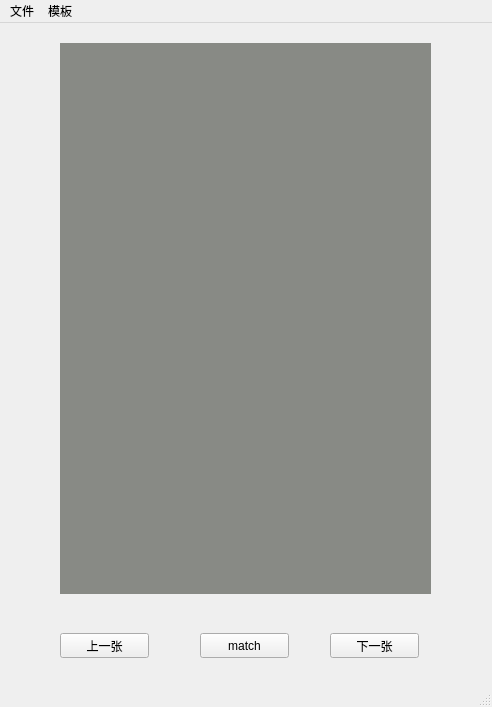
<?xml version="1.0" encoding="UTF-8"?>
<ui version="4.0">
 <class>MainWindow</class>
 <widget class="QMainWindow" name="MainWindow">
  <property name="geometry">
   <rect>
    <x>0</x>
    <y>0</y>
    <width>492</width>
    <height>707</height>
   </rect>
  </property>
  <property name="windowTitle">
   <string>MainWindow</string>
  </property>
  <widget class="QWidget" name="centralwidget">
   <widget class="QPushButton" name="next_image">
    <property name="geometry">
     <rect>
      <x>330</x>
      <y>610</y>
      <width>89</width>
      <height>25</height>
     </rect>
    </property>
    <property name="text">
     <string>下一张</string>
    </property>
   </widget>
   <widget class="QPushButton" name="last_image">
    <property name="geometry">
     <rect>
      <x>60</x>
      <y>610</y>
      <width>89</width>
      <height>25</height>
     </rect>
    </property>
    <property name="text">
     <string>上一张</string>
    </property>
   </widget>
   <widget class="QPushButton" name="match">
    <property name="geometry">
     <rect>
      <x>200</x>
      <y>610</y>
      <width>89</width>
      <height>25</height>
     </rect>
    </property>
    <property name="text">
     <string>match</string>
    </property>
   </widget>
   <widget class="QLabel" name="image_object">
    <property name="geometry">
     <rect>
      <x>60</x>
      <y>20</y>
      <width>371</width>
      <height>551</height>
     </rect>
    </property>
    <property name="styleSheet">
     <string notr="true">background-color: rgb(136, 138, 133);</string>
    </property>
    <property name="text">
     <string/>
    </property>
   </widget>
  </widget>
  <widget class="QMenuBar" name="menubar">
   <property name="geometry">
    <rect>
     <x>0</x>
     <y>0</y>
     <width>492</width>
     <height>28</height>
    </rect>
   </property>
   <widget class="QMenu" name="menu">
    <property name="title">
     <string>文件</string>
    </property>
    <addaction name="actionopen_path"/>
    <addaction name="actionopen_image"/>
   </widget>
   <widget class="QMenu" name="menu_2">
    <property name="title">
     <string>模板</string>
    </property>
    <addaction name="chance_module"/>
   </widget>
   <addaction name="menu"/>
   <addaction name="menu_2"/>
  </widget>
  <widget class="QStatusBar" name="statusbar"/>
  <action name="actionopen_path">
   <property name="text">
    <string>打开文件夹</string>
   </property>
  </action>
  <action name="actionopen_image">
   <property name="text">
    <string>打开文件</string>
   </property>
  </action>
  <action name="chance_module">
   <property name="text">
    <string>选择模板</string>
   </property>
  </action>
 </widget>
 <resources/>
 <connections/>
</ui>
